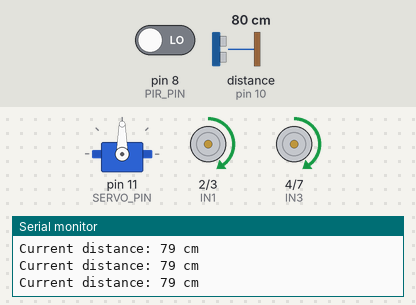
This sketch was run on a simulated Arduino Uno, built with avr-gcc and run on an emulated ATmega328P. On the bench: servo, motor-driver pin pairs drawn as motors (green arrow = first pin HIGH = forward, orange = second pin HIGH = backward, longer = more drive, scaled by the enable pin), the last lines printed to the serial monitor. Wiring (inferred from the names in the program): ultrasonic range finder: trigger pin 9; echo pin 10. Inputs (shaded band) come from the test bench; at power-on: distance to the obstacle (sensor on pin 10) 80 cm, pin 8 (PIR_PIN) LOW. The echo pulse lasts 58.3 µs per cm.

Above: at 4.3 s.
4.4 s: distance to the obstacle (sensor on pin 10) set to 12 cm
5.9 s: distance to the obstacle (sensor on pin 10) set to 9 cm
At 6.6 s:
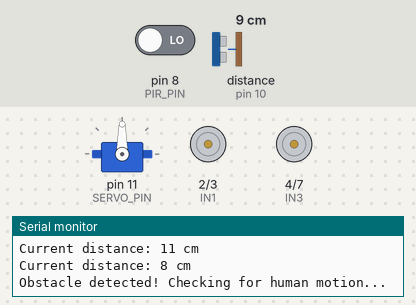
At 10.5 s:
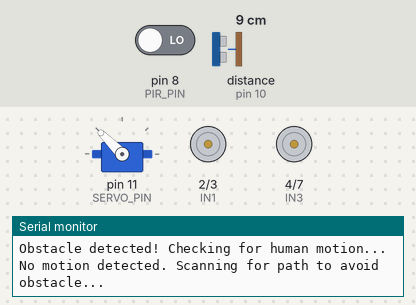
10.6 s: distance to the obstacle (sensor on pin 10) set to 18 cm
13.4 s: distance to the obstacle (sensor on pin 10) set to 2 cm
At 19.1 s:
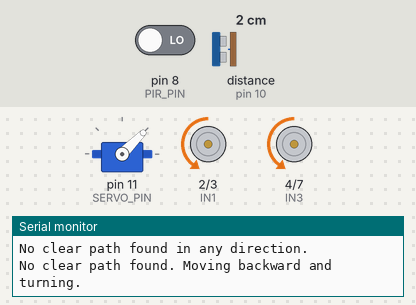
Timing chart, 0 to 21.2 s (numbered marks = the images above; inputs shaded):
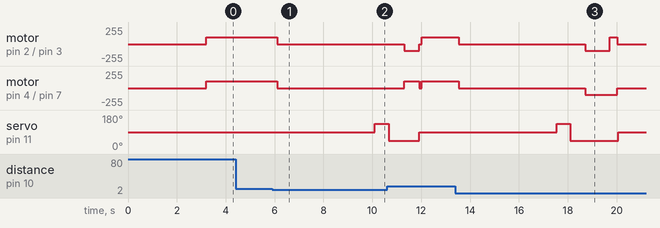

The sketch:

ObstacleDetectionWorkingCode.ino
```cpp
#include <Servo.h>

// Pin definitions
#define TRIG_PIN 9    // Ultrasonic Trigger pin
#define ECHO_PIN 10   // Ultrasonic Echo pin
#define PIR_PIN 8     // PIR Sensor Pin
#define ENA 6         // Motor A (Right Motor) Speed Control
#define IN1 2         // Motor A Direction 1
#define IN2 3         // Motor A Direction 2
#define ENB 5         // Motor B (Left Motor) Speed Control
#define IN3 4         // Motor B Direction 1
#define IN4 7         // Motor B Direction 2
#define SERVO_PIN 11  // Servo Motor Pin

// State definitions
#define STATE_NORMAL 0       // Normal obstacle detection mode
#define STATE_CHECK_MOTION 1 // Checking for human motion after obstacle detection
#define STATE_INTERACTION 2  // Human interaction mode
#define STATE_AVOID 3        // Obstacle avoidance mode

// Constants
#define OBSTACLE_THRESHOLD 10   // cm (reduced to avoid false detections)
#define MOTION_CHECK_TIMEOUT 4000 // ms to wait for motion detection
#define INTERACTION_TIME 8000    // ms to wait during human interaction
#define TURN_TIME 300           // ms for turning actions
#define MOTOR_SPEED 100         // PWM value (0-255)
#define NUM_READINGS 5          // Number of readings to average

Servo myServo;
long distance = 0;
int servoAngle = 90;  // Default center position
int currentState = STATE_NORMAL;
unsigned long stateTimer = 0;
boolean pathFound = false;
int clearPathAngle = 90;

void setup() {
  pinMode(TRIG_PIN, OUTPUT);
  pinMode(ECHO_PIN, INPUT);
  pinMode(PIR_PIN, INPUT);
  pinMode(ENA, OUTPUT);
  pinMode(IN1, OUTPUT);
  pinMode(IN2, OUTPUT);
  pinMode(ENB, OUTPUT);
  pinMode(IN3, OUTPUT);
  pinMode(IN4, OUTPUT);

  myServo.attach(SERVO_PIN);
  myServo.write(90);  // Center the servo

  // Initialize motors to stopped state
  stopMotors();

  Serial.begin(9600);
  Serial.println("Smart Servant Robot Initializing...");

  // Longer initialization delay to stabilize sensors
  delay(2000);

  // Test ultrasonic sensor to verify it's working correctly
  Serial.println("Testing ultrasonic sensor:");
  for (int i = 0; i < 3; i++) {
    long testDistance = getDistance();
    Serial.print("Test reading ");
    Serial.print(i + 1);
    Serial.print(": ");
    Serial.print(testDistance);
    Serial.println(" cm");
    delay(300);
  }

  Serial.println("Initialization complete. Starting navigation.");
}

void loop() {
  // State machine based on the flow chart
  switch (currentState) {

    case STATE_NORMAL:
      // Normal operation - checking for obstacles
      myServo.write(90); // Center the servo

      // Wait a moment to ensure servo is centered before taking a reading
      static unsigned long lastReadTime = 0;
      if (millis() - lastReadTime >= 100) {  // Take readings every 100ms
        distance = getDistance();
        lastReadTime = millis();

        // Print distance for debugging
        Serial.print("Current distance: ");
        Serial.print(distance);
        Serial.println(" cm");

        if (distance < OBSTACLE_THRESHOLD) {
          // Verify obstacle with a second reading to avoid false triggers
          delay(50);
          long confirmDistance = getDistance();

          if (confirmDistance < OBSTACLE_THRESHOLD) {
            // Obstacle confirmed - transition to checking for motion
            Serial.println("Obstacle detected! Checking for human motion...");
            stopMotors();
            currentState = STATE_CHECK_MOTION;
            stateTimer = millis(); // Start timer for motion detection window
          }
        }
      }

      // Only move forward if still in NORMAL state
      if (currentState == STATE_NORMAL) {
        moveForward();
      }
      break;

    case STATE_CHECK_MOTION:
      // Check for human motion after obstacle detected
      if (digitalRead(PIR_PIN) == HIGH) {
        // Human motion detected - enter interaction mode
        Serial.println("Motion detected! Entering interaction mode.");
        currentState = STATE_INTERACTION;
        stateTimer = millis(); // Start timer for interaction time
      }
      else if (millis() - stateTimer > MOTION_CHECK_TIMEOUT) {
        // No motion detected within timeout - scan and avoid obstacle
        Serial.println("No motion detected. Scanning for path to avoid obstacle...");
        pathFound = scanForPath();
        currentState = STATE_AVOID;
      }
      break;

    case STATE_INTERACTION:
      // Human interaction mode - just wait
      if (millis() - stateTimer > INTERACTION_TIME ) {
        // Interaction time complete

        Serial.println("Interaction complete. Resuming normal operation.");
        currentState = STATE_NORMAL;
      }
      break;

    case STATE_AVOID:
      // Avoid obstacle based on scan results
      if (pathFound) {
        Serial.print("Clear path found at angle: ");
        Serial.println(clearPathAngle);
        avoidObstacle();
      } else {
        Serial.println("No clear path found. Moving backward and turning.");
        moveBackward();
        delay(1000);
        stopMotors();
        turnRight();
        delay(TURN_TIME);
        stopMotors();
      }
      currentState = STATE_NORMAL; // Return to normal operation
      break;
  }

  // Small delay for stability
  delay(50);
}


boolean scanForPath() {
  boolean found = false;
  long distances[2]; // Store distances at only two angles (left and right)

  // Scan right side first (right priority to solve left-turning issue)
  myServo.write(135);
  delay(500); // Give servo time to move
  distances[1] = getDistance();
  Serial.print("Distance at angle 135 (right): ");
  Serial.print(distances[1]);
  Serial.println(" cm");

  // Check left side
  myServo.write(45);
  delay(500);
  distances[0] = getDistance();
  Serial.print("Distance at angle 45 (left): ");
  Serial.print(distances[0]);
  Serial.println(" cm");

  // Find the best path - look for the longest distance first
  long maxDistance = 0;
  int bestAngleIndex = -1;

  for (int i = 0; i < 2; i++) {
    if (distances[i] > maxDistance && distances[i] > OBSTACLE_THRESHOLD) {
      maxDistance = distances[i];
      bestAngleIndex = i;
    }
  }

  // Translate the index to angle
  if (bestAngleIndex >= 0) {
    found = true;
    switch (bestAngleIndex) {
      case 0: clearPathAngle = 45; break; // Left
      case 1: clearPathAngle = 135; break; // Right
    }

    Serial.print("Best path found at angle: ");
    Serial.print(clearPathAngle);
    Serial.print(" with distance: ");
    Serial.print(maxDistance);
    Serial.println(" cm");
  } else {
    Serial.println("No clear path found in any direction.");
  }

  return found;
}

void avoidObstacle() {
  // Turn based on the clear path angle
  stopMotors();

  if (clearPathAngle == 45) {
    // Clear path is to the left
    Serial.println("Turning left to follow clear path");
    turnLeft();
    delay(TURN_TIME * 2); // Consistent turn time for left
  }
  else if (clearPathAngle == 135) {
    // Clear path is to the right
    Serial.println("Turning right to follow clear path");
    turnRight();
    delay(TURN_TIME * 2); // Consistent turn time for right
  }

  stopMotors();
  myServo.write(90); // Center the servo again
}

long getDistance() {
  // Take multiple readings and average them to reduce noise
  long total = 0;
  long validReadings = 0;

  for (int i = 0; i < NUM_READINGS; i++) {
    digitalWrite(TRIG_PIN, LOW);
    delayMicroseconds(2);
    digitalWrite(TRIG_PIN, HIGH);
    delayMicroseconds(10);
    digitalWrite(TRIG_PIN, LOW);

    long duration = pulseIn(ECHO_PIN, HIGH, 30000); // Add timeout to prevent hanging

    // Check if reading is valid (non-zero)
    if (duration > 0) {
      long distance = (duration * 0.0343) / 2;

      // Filter out obviously erroneous readings (too far or too close)
      if (distance > 0 && distance < 400) {
        total += distance;
        validReadings++;
      }
    }

    delay(10); // Small delay between readings
  }

  // If we got valid readings, return the average
  if (validReadings > 0) {
    return total / validReadings;
  } else {
    // If no valid readings, return a safe value
    return 100; // Assume no obstacles if readings are problematic
  }
}

void moveForward() {
  digitalWrite(IN1, HIGH);
  digitalWrite(IN2, LOW);
  digitalWrite(IN3, HIGH);
  digitalWrite(IN4, LOW);
  analogWrite(ENA, MOTOR_SPEED);
  analogWrite(ENB, MOTOR_SPEED);
}

void stopMotors() {
  digitalWrite(IN1, LOW);
  digitalWrite(IN2, LOW);
  digitalWrite(IN3, LOW);
  digitalWrite(IN4, LOW);
  analogWrite(ENA, 0);
  analogWrite(ENB, 0);
}

void moveBackward() {
  digitalWrite(IN1, LOW);
  digitalWrite(IN2, HIGH);
  digitalWrite(IN3, LOW);
  digitalWrite(IN4, HIGH);
  analogWrite(ENA, MOTOR_SPEED);
  analogWrite(ENB, MOTOR_SPEED);
}

void turnRight() {
  digitalWrite(IN1, HIGH);
  digitalWrite(IN2, LOW);
  digitalWrite(IN3, LOW);
  digitalWrite(IN4, HIGH);
  analogWrite(ENA, MOTOR_SPEED);
  analogWrite(ENB, MOTOR_SPEED);
}

void turnLeft() {
  digitalWrite(IN1, LOW);
  digitalWrite(IN2, HIGH);
  digitalWrite(IN3, HIGH);
  digitalWrite(IN4, LOW);
  analogWrite(ENA, MOTOR_SPEED);
  analogWrite(ENB, MOTOR_SPEED);
}
```

Measured:
- the behaviour switches between 11 and 10 cm on distance to the obstacle (sensor on pin 10) (found by bisection; images 0 and 1)
- after the input at 5.9 s, motor on pin 2 (IN1) / pin 3 (IN2), motor on pin 4 (IN3) / pin 7 (IN4): forward 100/255 → stopped after 0.20 s; servo on pin 11 (SERVO_PIN): 90° → 135° after 4.2 s
- after the input at 13.4 s, motor on pin 2 (IN1) / pin 3 (IN2): forward 100/255 → stopped after 0.15 s, → backward 100/255 5.2 s later, → forward 100/255 1.0 s later, → stopped 0.30 s later; motor on pin 4 (IN3) / pin 7 (IN4): forward 100/255 → stopped after 0.15 s, → backward 100/255 5.2 s later, → stopped 1.3 s later
